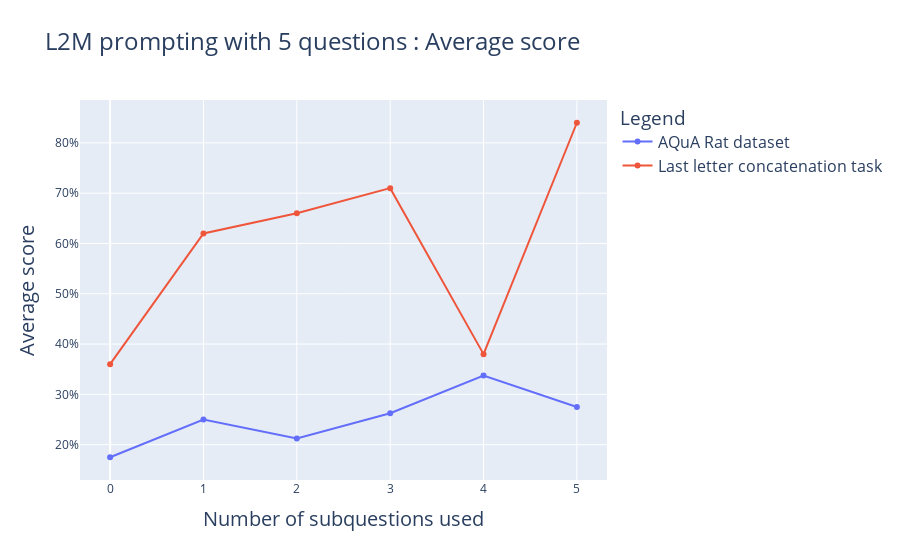

Here is the notebook cell this chart was saved with:
### Code cell
def process_ll_results(rs: list[Result]) -> np.ndarray:
    out = [[fp.success for fp in r.final_predictions] for r in rs]
    return np.array(out)


n_subquestions = list(range(6))
aqua_scores = [(aqua_df[f"answer_{i}"] == aqua_df["correct"]).mean() * 100 for i in range(6)]
ll_scores = (process_ll_results(ll).mean(0) * 100).tolist()

trace1 = go.Scatter(x=n_subquestions, y=aqua_scores, name="AQuA Rat dataset")
trace2 = go.Scatter(x=n_subquestions, y=ll_scores, name="Last letter concatenation task")

fig = go.Figure()
fig.add_traces([trace1, trace2])

fig.update_layout(
    title=dict(
        text="L2M prompting with 5 questions : Average score",
        font_size=24
    ),
    xaxis=dict(
        title="Number of subquestions used",
        title_font_size=20,
    ),
    yaxis=dict(
        title="Average score",
        title_font_size=20,
        ticksuffix="%",
    ),
    legend=dict(title="Legend", font_size=16),
)
fig.show()

### Figure 1 — Plotly figure (JSON) as saved in the notebook; plotly's stock layout.template omitted (floating-point values rounded to 4 significant figures)
{"data": [{"name": "AQuA Rat dataset", "type": "scatter", "x": [0, 1, 2, 3, 4, 5], "y": [17.5, 25, 21.25, 26.25, 33.75, 27.5]}, {"name": "Last letter concatenation task", "type": "scatter", "x": [0, 1, 2, 3, 4, 5], "y": [36, 62, 66, 71, 38, 84]}], "layout": {"legend": {"font": {"size": 16}, "title": {"text": "Legend"}}, "title": {"font": {"size": 24}, "text": "L2M prompting with 5 questions : Average score"}, "xaxis": {"title": {"font": {"size": 20}, "text": "Number of subquestions used"}}, "yaxis": {"ticksuffix": "%", "title": {"font": {"size": 20}, "text": "Average score"}}}}
